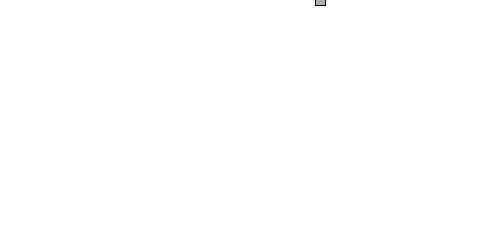
Frame 1 (no input)
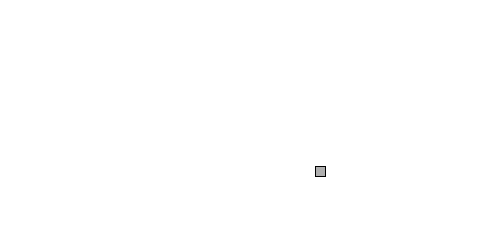
Frame 60 (the mouse pressed at the canvas centre just before this capture)
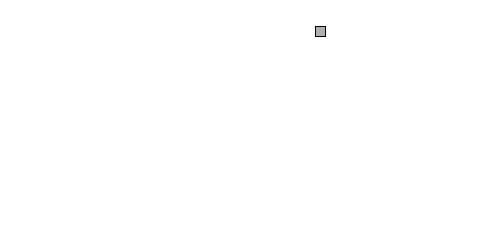
Frame 120 (the mouse held since frame 60 and released just before this capture)

The Processing sketch that drew these frames (run headless with seeded random() and noise(); from frame 60 on, the mouse is pressed at the canvas centre):

// Processing sketch: example_05_09_gravity
// ── example_05_09_gravity.pde
// Learning Processing
// Daniel Shiffman
// http://www.learningprocessing.com

// Example 5-9: Simple Gravity

float x = 320;   // x location of square
float y = 0;     // y location of square

float speed = 0;   // speed of square

// A new variable, for gravity (i.e. acceleration).   
// We use a relatively small number (0.1) because this accelerations accumulates over time, increasing the speed.   
// Try changing this number to 2.0 and see what happens.
float gravity = 0.1;  

void setup() {
  size(480, 240);
}

void draw() {
  background(255);

  // Display the square
  fill(175);
  stroke(0);
  rectMode(CENTER);
  rect(x, y, 10, 10);

  // Add speed to location.
  y = y + speed;

  // Add gravity to speed.
  speed = speed + gravity;

  // If square reaches the bottom
  // Reverse speed
  if (y > height) {
    // Multiplying by -0.95 instead of -1 slows the square down each time it bounces (by decreasing speed).  
    // This is known as a "dampening" effect and is a more realistic simulation of the real world (without it, a ball would bounce forever).
    speed = speed * -0.95;
    y = height; //<>//
  }
}
